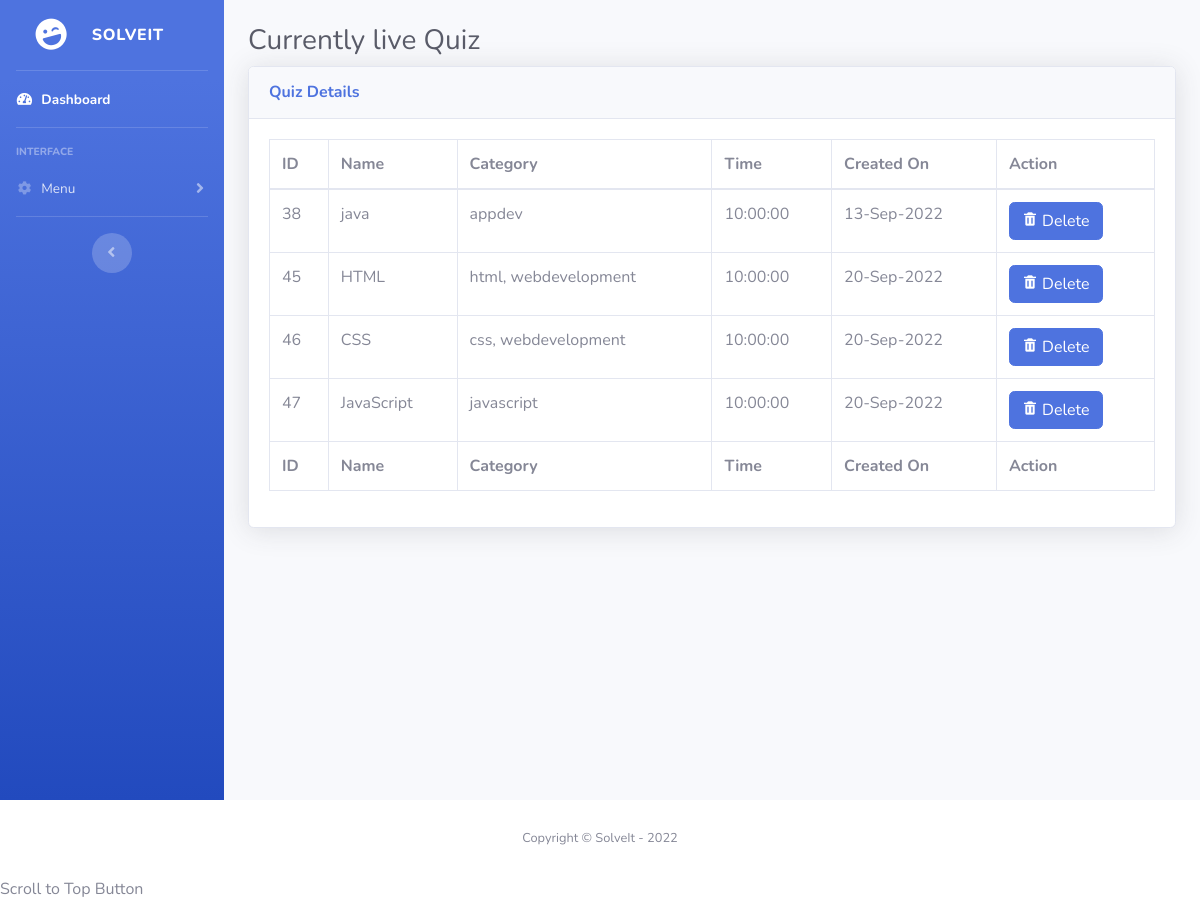
/admin/view-quiz.php (signed in), run on the app's committed database.
### tables this page shows
CREATE TABLE `quiz_details` (
  `id` int(11) NOT NULL,
  `name` varchar(50) NOT NULL,
  `category` varchar(50) NOT NULL,
  `description` varchar(255) NOT NULL,
  `time` time NOT NULL,
  `added_on` timestamp NOT NULL DEFAULT current_timestamp() ON UPDATE current_timestamp()
);

### admin/view-quiz.php (the view, shortened to what this page needs)
<?php
include "./head.inc.php";
$que = "SELECT * from quiz_details";
$run = mysqli_query($con, $que);
?>
<body id="page-top">
    <div id="wrapper">
        <?php
        include './sidebar.inc.php';
        ?>
        <div id="content-wrapper" class="d-flex flex-column">
            <div class="container-fluid">
                <h1 class="h3 mb-2 text-gray-800 mt-4">Currently live Quiz</h1>
                <div class="card shadow mb-4">
                    <div class="card-header py-3">
                        <h6 class="m-0 font-weight-bold text-primary">Quiz Details</h6>
                    </div>
                    <div class="card-body">
                        <div class="table-responsive">
                            <table class="table table-bordered" id="dataTable" width="100%" cellspacing="0">
                                <thead>
                                    <tr>
                                        <th>ID</th>
                                        <th>Name</th>
                                        <th>Category</th>
                                        <th>Time</th>
                                        <th>Created On</th>
                                        <th>Action</th>
                                    </tr>
                                </thead>
                                <tfoot>
                                <tr>
                                        <th>ID</th>
                                        <th>Name</th>
                                        <th>Category</th>
                                        <th>Time</th>
                                        <th>Created On</th>
                                        <th>Action</th>
                                    </tr>
                                </tfoot>
                                <tbody>
                                    <?php
                                    if( mysqli_num_rows($run) == 0){
                                        ?>
                                    <td colspan="6">No Data Found</td>
                                        <?php
                                    } else{
                                        while($row = mysqli_fetch_assoc($run)){
                                            ?>
                                            <tr>
                                                <td><?= $row['id']?></td>
                                                <td><?= $row['name']?></td>
                                                <td><?= $row ['category'] ?></td>
                                                <td><?= $row[ 'time'] ?></td>
                                                <td><?= date('d-M-Y', strtotime($row['added_on'])); ?></td>
                                                <td><a href="?id=<?= $row['id']?>&action=delete" class="btn btn-primary"><i class='bx bxs-trash bx-tada' ></i> Delete</a></td>
                                            </tr>
<?php
                                    }
                                }
                                    ?>
                                </tbody>
                            </table>
                        </div>
                    </div>
                </div>
            </div>
        </div>
    </div>
    <?php
    include './footer.inc.php';
    ?>

### data on the page
quiz_details: id "38", name "java", category "appdev", time "10:00:00", added_on "13-Sep-2022"
quiz_details: id "45", name "HTML", category "html, webdevelopment", time "10:00:00", added_on "20-Sep-2022"
quiz_details: id "46", name "CSS", category "css, webdevelopment", time "10:00:00", added_on "20-Sep-2022"
quiz_details: id "47", name "JavaScript", category "javascript", time "10:00:00", added_on "20-Sep-2022"
